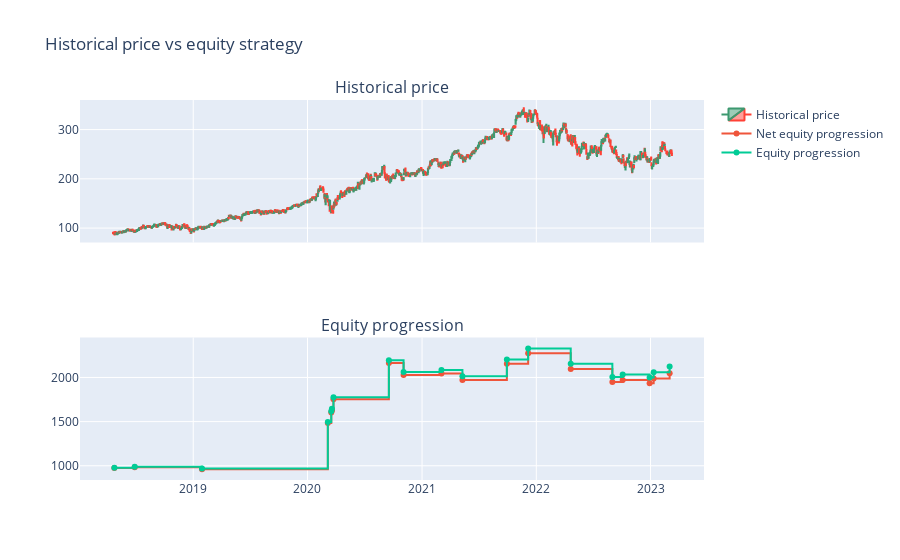

Notebook source saved alongside this figure:
### Code cell
upper_threshold = 0.8
lower_threshold = 0.2


def buy_func(row: pd.Series, prev_row: pd.Series) -> bool:
    return (
        True
        if (row["FibEMA"] >= row["Close"] and (row["Fib_distance"] <= lower_threshold))
        or (row["FibEMA"] <= row["Close"] and (row["Fib_distance"] >= upper_threshold))
        else False
    )


def sell_func(row: pd.Series, prev_row: pd.Series, timeframe_count: int) -> bool:
    return (
        True
        if (row["FibEMA"] >= row["Close"] and (row["Fib_distance"] >= upper_threshold))
        or (row["FibEMA"] <= row["Close"] and (row["Fib_distance"] <= lower_threshold))
        else False
    )


long_only_backtester(stock, buy_func, sell_func)

### Figure 1 — Plotly figure (JSON) as saved in the notebook; plotly's stock layout.template omitted (floating-point values rounded to 4 significant figures; data arrays with more than 128 entries replaced by an {"elided": "..."} marker saying what was removed)
{"data": [{"close": {"elided": "1231 float values"}, "high": {"elided": "1231 float values"}, "low": {"elided": "1231 float values"}, "name": "Historical price", "open": {"elided": "1231 float values"}, "type": "candlestick", "x": {"elided": "1231 str values"}, "xaxis": "x", "yaxis": "y"}, {"line": {"shape": "hv"}, "name": "Net equity progression", "type": "scatter", "x": ["2018-04-24T00:00:00-04:00", "2018-06-28T00:00:00-04:00", "2019-01-29T00:00:00-05:00", "2020-03-06T00:00:00-05:00", "2020-03-17T00:00:00-04:00", "2020-03-19T00:00:00-04:00", "2020-03-24T00:00:00-04:00", "2020-09-17T00:00:00-04:00", "2020-11-03T00:00:00-05:00", "2021-03-04T00:00:00-05:00", "2021-05-10T00:00:00-04:00", "2021-09-29T00:00:00-04:00", "2021-12-06T00:00:00-05:00", "2022-04-21T00:00:00-04:00", "2022-09-01T00:00:00-04:00", "2022-10-04T00:00:00-04:00", "2022-12-29T00:00:00-05:00", "2023-01-11T00:00:00-05:00", "2023-03-03T00:00:00-05:00"], "xaxis": "x2", "y": [974.6, 984.0, 961.9, 1485.0, 1604.0, 1627.0, 1754.0, 2163.0, 2028.0, 2045.0, 1971.0, 2155.0, 2273.0, 2097.0, 1948.0, 1972.0, 1936.0, 1988.0, 2048.0], "yaxis": "y2"}, {"line": {"shape": "hv"}, "name": "Equity progression", "type": "scatter", "x": ["2018-04-24T00:00:00-04:00", "2018-06-28T00:00:00-04:00", "2019-01-29T00:00:00-05:00", "2020-03-06T00:00:00-05:00", "2020-03-17T00:00:00-04:00", "2020-03-19T00:00:00-04:00", "2020-03-24T00:00:00-04:00", "2020-09-17T00:00:00-04:00", "2020-11-03T00:00:00-05:00", "2021-03-04T00:00:00-05:00", "2021-05-10T00:00:00-04:00", "2021-09-29T00:00:00-04:00", "2021-12-06T00:00:00-05:00", "2022-04-21T00:00:00-04:00", "2022-09-01T00:00:00-04:00", "2022-10-04T00:00:00-04:00", "2022-12-29T00:00:00-05:00", "2023-01-11T00:00:00-05:00", "2023-03-03T00:00:00-05:00"], "xaxis": "x2", "y": [976.6, 987.9, 967.7, 1496.0, 1619.0, 1645.0, 1777.0, 2195.0, 2063.0, 2084.0, 2013.0, 2204.0, 2330.0, 2154.0, 2005.0, 2034.0, 2001.0, 2059.0, 2125.0], "yaxis": "y2"}], "layout": {"annotations": [{"font": {"size": 16}, "showarrow": false, "text": "Historical price", "x": 0.5, "xanchor": "center", "xref": "paper", "y": 1, "yanchor": "bottom", "yref": "paper"}, {"font": {"size": 16}, "showarrow": false, "text": "Equity progression", "x": 0.5, "xanchor": "center", "xref": "paper", "y": 0.375, "yanchor": "bottom", "yref": "paper"}], "showlegend": true, "title": {"text": "Historical price vs equity strategy"}, "xaxis": {"anchor": "y", "domain": [0, 1], "matches": "x2", "rangeslider": {"visible": false}, "showticklabels": false}, "xaxis2": {"anchor": "y2", "domain": [0, 1]}, "yaxis": {"anchor": "x", "domain": [0.625, 1]}, "yaxis2": {"anchor": "x2", "domain": [0, 0.375]}}}
